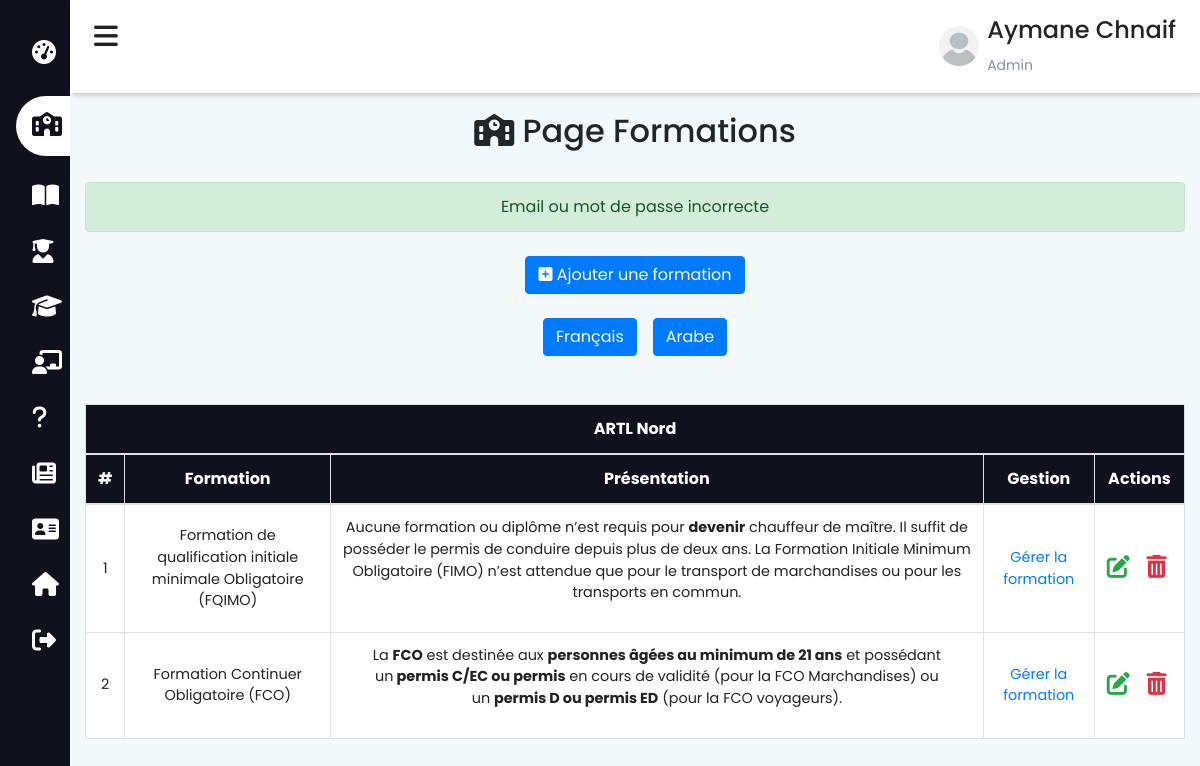
The page /admin/formations (signed in) on the database its author committed.
### tables this page shows
CREATE TABLE `formation` (
  `for_id` int(11) NOT NULL,
  `for_nom` varchar(200) NOT NULL,
  `for_nom_arab` varchar(200) NOT NULL,
  `for_pres` text NOT NULL,
  `for_pres_arab` text NOT NULL,
  `for_descr` text NOT NULL,
  `for_desc_arab` text NOT NULL
);

### functions/db.php (called while the page is built, shortened)
<?php
    class DBController{
        protected $host = "localhost";
        protected $user = "root";
        protected $password = "";
        protected $db = "ecole";
        public function __construct(){
            $this->conn = mysqli_connect($this->host, $this->user, $this->password, $this->db);
        }
    }
?>

### session.php (called while the page is built, shortened)
<?php
    require("functions/db.php");
    require("functions/etudiant.php");
    $db = new DBController();
    $data = new Etudiant($db);
?>

### functions/etudiant.php (called while the page is built, shortened)
<?php
    class Etudiant{
        public $db = null;
        public function __construct(DBController $db){
            $this->db = $db;
        }
        public function getformation(){
            $result = $this->db->conn->query("SELECT * FROM `formation`");
            $resultArray = array();
            while ($item = mysqli_fetch_array($result, MYSQLI_ASSOC)){
                $resultArray[] = $item;
            }
            return $resultArray;
        }
    }
?>

### admin/formations.php (the view, shortened to what this page needs)
<?php include_once "../session.php"; ?>
<?php
$formations = $data->getFormation();
?>
<!DOCTYPE html>
<html lang="fr">
<head>
    <?php
        include_once "../includes/header.php";
    ?>
</head>
<body>
    <?php include_once "navbar-admin.php"; ?>
    <div class="main-content">
        <header>
            <?php include 'admin.php' ?>
        </header>
        <div class="container-fluid mt-5 pt-5">
            <div class="text-center py-3">
                <h2><i class="fas fa-school"></i> Page Formations</h2>
            </div>
            <?php
            if (isset($_SESSION['status'])) {
            ?>
                <div class='alert alert-success text-center mt-2' role='alert'><?php echo $_SESSION['status'] ?></div>
            <?php
            }
            ?>
            <div class="mt-4 align-items-center text-center">
                <a href="ajouter-formation" target="_blank" class="btn btn-primary">
                    <i class="fas fa-plus-square"></i> Ajouter une formation
                </a>
            </div>
            <div class="mt-4 align-items-center d-flex justify-content-center">
                <input type="button" value="Français" class="btn btn-primary" onclick="frensh()">
                <input type="button" value="Arabe" class="btn btn-primary ml-3" onclick="arabe()">
            </div>
            <div id="frensh">
                <table class="table table-bordered mt-5 bg-white">
                    <thead class="text-center text-white" style="background-color: #11101d;">
                        <tr>
                            <th scope="col" colspan="7">ARTL Nord</th>
                        </tr>
                        <tr>
                            <th scope="col">#</th>
                            <th scope="col">Formation</th>
                            <th scope="col">Présentation</th>
                            <th scope="col">Gestion</th>
                            <th scope="col">Actions</th>
                        </tr>
                    </thead>
                    <tbody class="text-center">
                        <?php
                        if (empty($formations)) {
                        ?>
                            <tr>
                                <th scope="row" colspan="7">
                                    <h2>Aucune formation n'est enregistrée veuillez ajouter une formation</h2>
                                </th>
                            </tr>
                            <?php
                        } else {
                            $i = 1;
                            foreach ($formations as $formation) {
                            ?>
                                <tr>
                                    <td class="row-style"><?php echo $i ?></td>
                                    <td class="row-style"><?php echo $formation['for_nom'] ?></td>
                                    <td class="row-style"><?php echo $formation['for_pres'] ?></td>
                                    <td class="row-style">
                                        <a href="gestion-formation?id=<?php echo $formation['for_id'] ?>" target="_blank">
                                            Gérer la formation
                                        </a>
                                    </td>
                                    <td class="row-style">
                                        <div class="row">
                                            <div class="col-md-5">
                                                <a href="modifier-formation?id=<?php echo $formation['for_id'] ?>" target="_blank">
                                                    <i class="fas fa-edit text-success awesome-size"></i>
                                                </a>
                                            </div>
                                            <div class="col-md-5">
                                                <form action="" method="POST">
                                                    <button type="submit" class="btn-style" name="submit_formation" onclick='return confirm("Voulez-vous supprimer cette formation \nATTENTION!! tous les étudiants seront supprimés")'>
                                                        <i class="fas fa-trash-alt text-danger awesome-size"></i>
                                                    </button>
                                                </form>
                                            </div>
                                        </div>
                                    </td>
                                </tr>
                        <?php
                                $i++;
                            }
                        }
                        ?>
                    </tbody>
                </table>
                <br>
            </div>
        </div>
    </div>
</body>
</html>

### includes/style.php (style rules this page uses)
body { background-color: #F3F8FA; }
html { scroll-behavior: smooth; }
.row-style { vertical-align: middle !important }
.awesome-size { font-size: 23px; cursor: pointer; }
.btn-style { background-color: transparent; border: none; }
* { -webkit-box-sizing: border-box; -moz-box-sizing: border-box; box-sizing: border-box; position: relative; }
:root { --main-color: #11101d; --color-dark: #1D2231; --text-grey: #8390A2; }
* { font-family: 'Poppins', sans-serif; }
.main-content { transition: margin-left 300ms; margin-left: 255px; }
header { background: #fff; display: flex; justify-content: space-between; padding: 1rem 1.5rem; box-shadow: 2px 2px 5px rgba(0, 0, 0, 0.2); position: fixed; left: 254px; top: 0; z-index: 100; width: calc(100% - 254px); transition: left 300ms; }
table { border-collapse: collapse; }
thead tr { border-top: 1px solid #f0f0f0; border-bottom: 2px solid #f0f0f0; }
td { padding: .5rem 1rem; font-size: .9rem; color: #222; }
@media only screen and (max-width: 1200px) { .main-content { margin-left: 70px; } }
@media only screen and (max-width: 1200px) { .main-content header { width: calc(100% - 70px); left: 70px; } }

### admin/navbar-admin.php (style rules this page uses)
* { padding: 0; margin: 0; box-sizing: border-box; list-style: none; text-decoration: none; }

### rows shown on the page
formation: for_nom "Formation de qualification initiale minimale Obligatoire (FQIMO)", for_pres "Aucune formation ou diplôme n’est requis pour devenir chauffeur de maître. Il suffit de posséder le permis de conduire depuis plus de deux ans. La Formation Initiale Minimum Obligatoire (FIMO) n’est attendue que pour le transport de marchandises ou pour les transports en commun."
formation: for_nom "Formation Continuer Obligatoire (FCO)", for_pres "La FCO est destinée aux personnes âgées au minimum de 21 ans et possédant un permis C/EC ou permis en cours de validité (pour la FCO Marchandises) ou un permis D ou permis ED (pour la FCO voyageurs)."

### other values the page prints
$_SESSION['prenom'] "Aymane"
$_SESSION['nom'] "Chnaif"
$_SESSION['status'] "Email ou mot de passe incorrecte"
